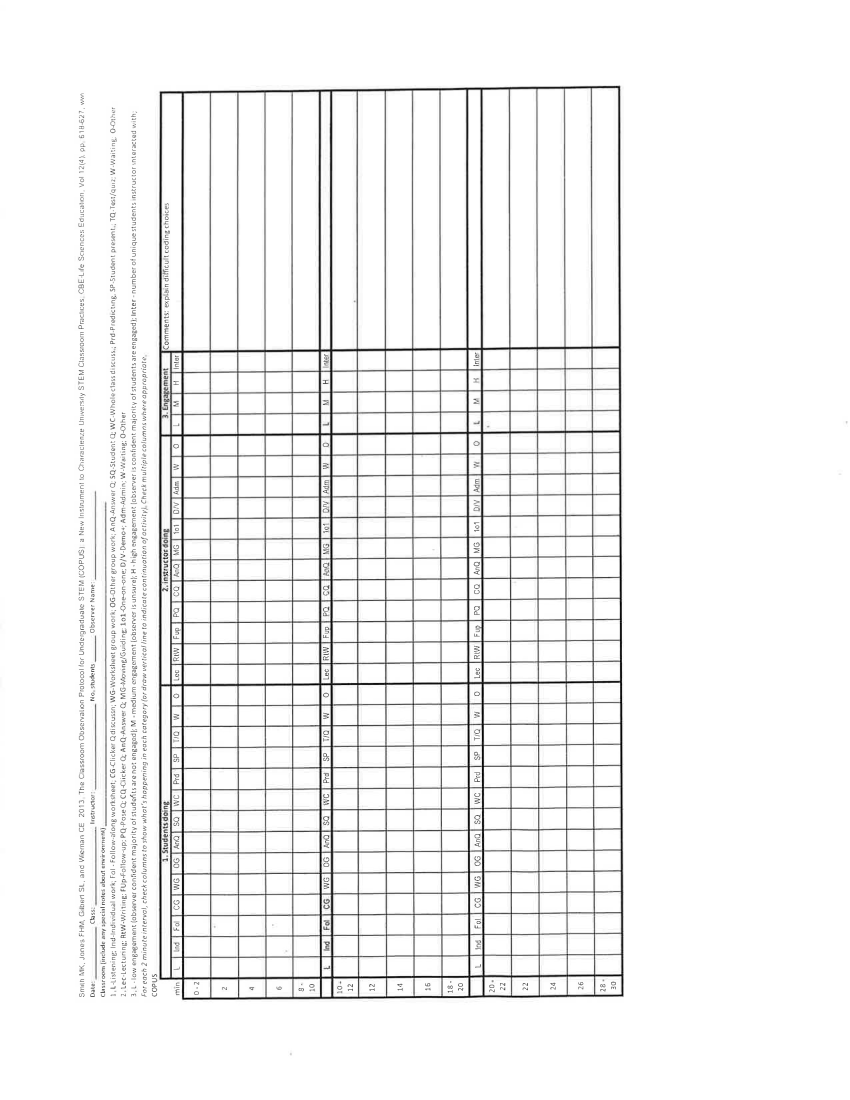
#> input picture scans/converted_png/blank_01_p1.png, 2550 x 3300 px, found by its file name (shown at 1/3 size)
$ python make_quiz.py scans/converted_png/blank_01_p1.png
#> lines starting #> are read from the running program, lines starting #| are printed output that depends on the picture; after the words box and inside, x2 and y2 are one past the last pixel; in counts of white or black regions, pixels touching at a corner belong together
### extract.py
import cv2
import numpy as np
from layout import (STUDENT, INSTRUCTOR, ENGAGEMENT, INTER,
                    STUDENT_COLS, INSTRUCTOR_COLS, ENGAGEMENT_COLS, INTER_COLS)
from image_prep import OUT_DIR, ink_mask, black_on_white

# A box is checked if more than this fraction of it is ink
CHECK_THRESHOLD = 0.02            # was 0.03 - light pencil X's cover a bit less of the box

# All columns that hold checkboxes, left to right
CODE_COLS = STUDENT_COLS + INSTRUCTOR_COLS + ENGAGEMENT_COLS

# How many pixels to shrink each cell on every side, so the box stays
# inside the cell and doesn't include the grid lines.
CELL_MARGIN = 10

CODE_NAMES = []

# Student codes: columns 1-15
for i in range(len(STUDENT)):
    col  = STUDENT_COLS[i]          # e.g. 1
    code = STUDENT[i]               # e.g. "L"
    CODE_NAMES.append((col, "S_" + code))      # → (1, "S_L")

# Instructor codes: columns 16-27
for i in range(len(INSTRUCTOR)):
    CODE_NAMES.append((INSTRUCTOR_COLS[i], "I_" + INSTRUCTOR[i]))

# Engagement codes: columns 28-30
for i in range(len(ENGAGEMENT)):
    CODE_NAMES.append((ENGAGEMENT_COLS[i], "E_" + ENGAGEMENT[i]))

# ---------- dectect grid boxes ----------
# [140 lines left out: functions cell_box, draw_cells, ink_fraction, measure_page, read_page, draw_results, not called in this run]


# ---------- Crops for the model (InterI / InterT, later Comments / Summary) ----------
#
# Cut cells out of the GRAY table and enlarge them, so vlm.py can send them to
# the vision model. Uses the same cell_box (and CELL_MARGIN) as the checkboxes.

# Enlarge every crop this many times - cells are only ~60 x 95 px at 300 dpi,
# and vision models do better on bigger images.
CROP_SCALE = 4

# Where save_crops writes the crops (only for looking at them)
CROPS_DIR = OUT_DIR / "crops"

# Tally-mark columns: (column number, CSV name), like CODE_NAMES
INTER_NAMES = []
for i in range(len(INTER)):
    INTER_NAMES.append((INTER_COLS[i], "E_" + INTER[i]))      # → (31, "E_InterI")


# [67 lines left out: functions crop_cell, inter_crops, save_crops, not called in this run]


# ---------- Manual check ----------

# [83 lines that do not run on import are left out]

### image_prep.py
import cv2
import pymupdf
import numpy as np
from pathlib import Path
from grid import measure_table, page_role

# ---------- Folders and settings ----------

BASE_DIR = Path(__file__).parent              # folder this .py file lives in
SCANS_DIR = BASE_DIR / "scans"                # input scans (PDF / PNG / JPG)
CONVERTED_DIR = SCANS_DIR / "converted_png"   # PDF pages converted to PNG
OUT_DIR = BASE_DIR / "out"                    # debug images, CSVs, etc.

IMAGE_EXTS = {".png", ".jpg", ".jpeg"}        # image types we load directly


# ---------- Helpers ----------

def resolve_path(file_name):
    """Turn a file name into a full path.

    - Just a name ("blank_01.pdf")  -> looked up inside scans/
    - Already a full path           -> used as-is (handy for tests)
    """
    path = Path(file_name)
    if not path.is_absolute():
        path = SCANS_DIR / path
    return path


# ---------- load ----------

# [22 lines left out: function image_converter, not called in this run]


def read_image(path):
    img = cv2.imread(str(path))
#> img is the input picture: shape (3300, 2550, 3); min 0, max 255, mean 242.9
    if img is None:
        raise FileNotFoundError(f"Could not load image: {path}")
    return img


def load_pages(file_names):
    """Load any mix of PDFs and images into ONE flat list of pages.

    file_names: a list like ["stack.pdf"] or ["p1.png", "p2.png"]
                (a single name also works)

    Returns a list of (source, image) tuples, in upload order, e.g.
    [("stack.pdf p1", img), ("stack.pdf p2", img), ("x.png", img)]
    """
    # Allow load_pages("blank_01.pdf") as a shortcut for a one-item list
    if isinstance(file_names, (str, Path)):
        file_names = [file_names]

    pages = []

    for file_name in file_names:
        name = Path(file_name).name
        suffix = Path(file_name).suffix.lower()

        if suffix == ".pdf":
            # One PDF can hold many pages -> add each one
            for page_num, png_path in enumerate(image_converter(file_name), start=1):
                pages.append((f"{name} p{page_num}", read_image(png_path)))

        elif suffix in IMAGE_EXTS:
            # An image file is always exactly one page
            pages.append((name, read_image(resolve_path(file_name))))

        else:
            raise ValueError(f"Unsupported file type: {suffix} ({name})")

    return pages


# ---------- grayscale ----------

def to_gray(img):
    """BGR color image (h, w, 3) -> grayscale (h, w)."""
    return cv2.cvtColor(img, cv2.COLOR_BGR2GRAY)


# ---------- rotate upright ----------

def rotate_upright(gray):
    """Rotate a grayscale page so the form reads normally.
    Tall image -> turn 90 degrees.
    More ink in the bottom strip than the top -> upside down -> turn 180.
    """
    h, w = gray.shape

    if h > w:
        gray = cv2.rotate(gray, cv2.ROTATE_90_CLOCKWISE)
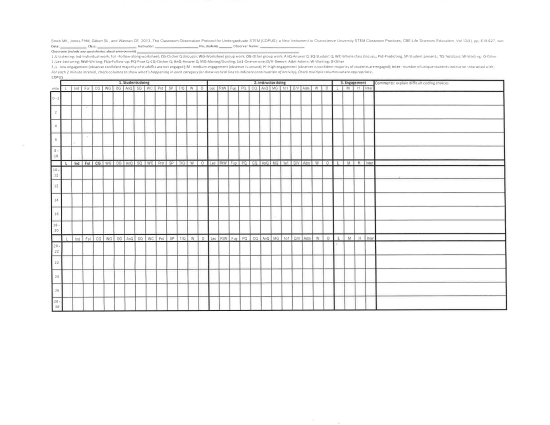
#> gray: shape (2550, 3300) (shown at 1/6 size); min 0, max 255, mean 242.9
        h, w = gray.shape                      # height and width swapped

    strip = h // 7                             # ~14% of the height
    top = gray[:strip, :]                      # first `strip` rows, all columns
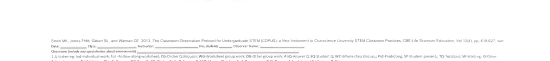
#> top: shape (364, 3300) (shown at 1/6 size); min 38, max 255, mean 250.6
    bottom = gray[-strip:, :]                  # last `strip` rows, all columns

    # Lower mean = darker = more ink (0 = black, 255 = white)
    if bottom.mean() < top.mean():
        gray = cv2.rotate(gray, cv2.ROTATE_180)

    return gray


# -------- threshold ----------

def threshold(gray):
    """Grayscale -> pure black/white. INK = WHITE (255), paper = black (0).

    Otsu picks the cutoff automatically from the image, so scans that are
    lighter or darker still split cleanly. INV flips it so ink is white,
    because findContours looks for white shapes.
    """
    _, binary = cv2.threshold(gray, 0, 255, cv2.THRESH_BINARY_INV + cv2.THRESH_OTSU)
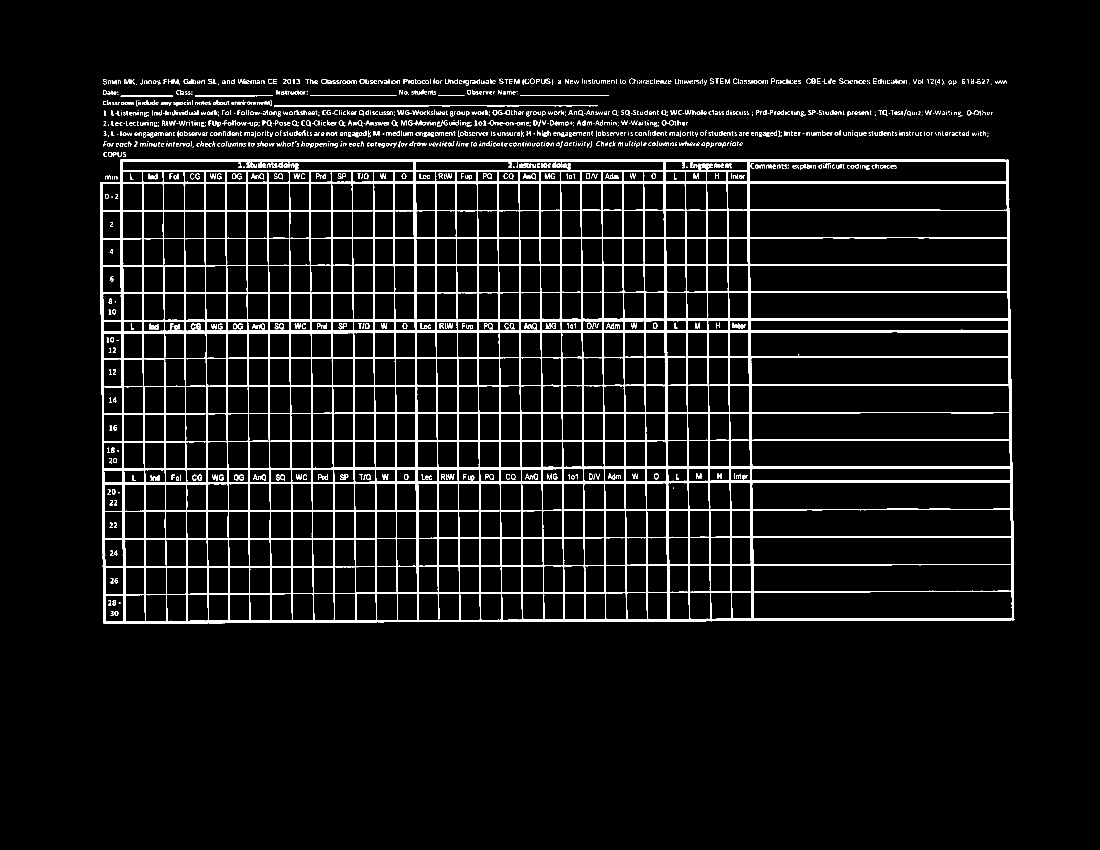
#> binary: shape (2550, 3300) (shown at 1/3 size); 5.7% white; 1549 white regions (331 under 20 px)
    return binary


# Two ways to make a black-and-white image:
#   threshold() - Otsu: for FINDING the table and its grid lines (they're dark)
#   ink_mask()  - paper-relative: for READING pen/pencil marks in the boxes (can be light)

# A pixel counts as ink if it's at least this much darker than the paper (0-255 gray levels).
# Not Otsu: on scans with very dark grid lines, Otsu's cut-off drops light pencil marks.
INK_DROP = 30


# [15 lines left out: function ink_mask, not called in this run]


# Cleaning for the vision model (black_on_white)
JOIN_KERNEL = (9, 25)  # (width, height) of the closing kernel: joins dashed / hollow strokes
MIN_BLOB = 150         # ink blobs smaller than this many pixels are specks -> removed


# [20 lines left out: function black_on_white, not called in this run]
# ---------- Step 5: find the table ----------
MIN_TABLE_FRACTION = 0.2


def find_table_corners(binary):
    """Find the table's 4 corners on a thresholded page (ink = white).

    1. Find the outline of every white shape.
    2. The biggest one is the table's thick outer border.
    3. Wrap the smallest (possibly tilted) box around it. This treats the
       table as a full rectangle - it fills in the missing corner next to
       "min" - so we get 4 clean corners.

    Returns a (4, 2) float32 array of (x, y) corners, in NO particular order.
    """
    # RETR_EXTERNAL = outermost shapes only (the table, not every cell inside)
    contours, _ = cv2.findContours(binary, cv2.RETR_EXTERNAL,
                                   cv2.CHAIN_APPROX_SIMPLE)
#> contours = 1220 contours, 769 with area under 20; largest, box (x1, y1, x2, y2) and area: (300, 477, 3043, 1870) 3777152, (822, 316, 1793, 320) 2138, (586, 286, 818, 290) 588, (362, 286, 518, 290) 462, (1561, 285, 1826, 288) 338
    if not contours:
        raise ValueError("No shapes found on the page - is it blank?")

    table = max(contours, key=cv2.contourArea)    # find the bigest shape
#> table = contour of 231 points, box (x1, y1, x2, y2) (300, 477, 3043, 1870), area 3777152
#> (the rest of the program and of its run is left out)
